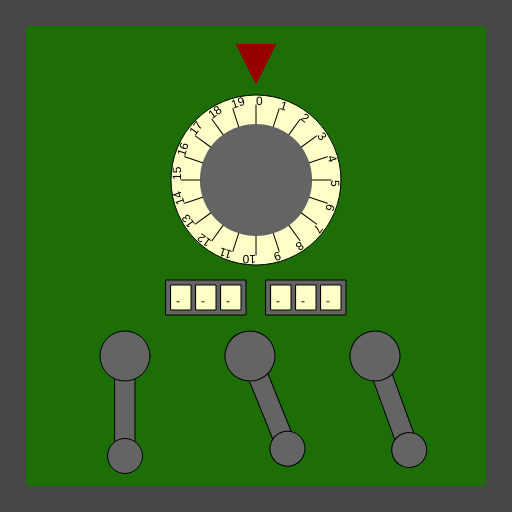
Frame 1 (no input)
Frame 60 (no input): identical to frame 1, image omitted
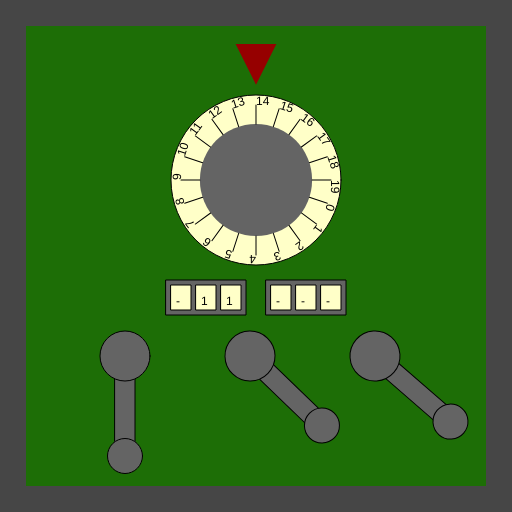
Frame 120 (the mouse pressed at the canvas centre since frame 60)

The p5.js sketch that drew these frames (run headless with seeded random() and noise() and a simulated clock; from frame 60 on, the mouse is pressed at the canvas centre):

// p5.js sketch
// ── sketch.js
/*

Officer: 3337827
CaseNum: 303-3-62932420-3337827

Case 303 - The Case of the Crooked Attorney
Stage 4 - The Courthouse

Torvalds has his final safe in his courthouse chambers. Luckily there is a court case proceeding.
You can sneak into his chambers whilst he makes his closing statement.

Crack the safe by doing the following:

	When the mouse button is pressed:
	- Use the 'random' function to produce random values ranging from 4 to 18.
	- Assign the output to Secret_Storage_Comb_0

	When the mouse button is pressed:
	- Use the 'map' function to scale mouseX to values ranging from 4 to 19.
	- Assign the output to Secret_Storage_Comb_1

	When any key is pressed:
	- Make Secret_Storage_Comb_2 equal to the value of 'key'

	Whilst the mouse is being dragged:
	- Use the 'map' function to scale mouseY to values ranging from 16 to 68.
	- Assign the output to Secret_Storage_Comb_3

	Whilst the mouse is moving:
	- Use the 'map' function to scale mouseY to values ranging from 22 to 70.
	- Assign the output to Secret_Storage_Comb_4

	Whilst the mouse is moving:
	- Use the 'map' function to scale mouseX to values ranging from 20 to 78.
	- Assign the output to Secret_Storage_Comb_5



This time you'll need to create the relevant event handlers yourself.

There are many possible ways of investigating this case, but you
should use ONLY the following commands:

	- The assignment operator aka. the equals sign !
	- mouseX, mouseY
	- key, keyCode
	- random
	- map

*/

//declare the variables

var Secret_Storage_Comb_0;
var Secret_Storage_Comb_1;
var Secret_Storage_Comb_2;
var Secret_Storage_Comb_3;
var Secret_Storage_Comb_4;
var Secret_Storage_Comb_5;


function preload()
{
	//IMAGES WILL BE LOADED HERE

}

function setup()
{
	createCanvas(512,512);

	//initialise the variables
	Secret_Storage_Comb_0 = 0;
	Secret_Storage_Comb_1 = "";
	Secret_Storage_Comb_2 = "";
	Secret_Storage_Comb_3 = 0;
	Secret_Storage_Comb_4 = 0;
	Secret_Storage_Comb_5 = 0;

}

///////////////////EVENT HANDLERS///////////////////

//Create event handlers here to open the safe ...

function mouseMoved()
{
	//console.log("mouseMoved", mouseX, mouseY);
	Secret_Storage_Comb_4 = map(mouseY, 0, height, 22, 70);
	Secret_Storage_Comb_5 = map(mouseX, 0, width, 20, 78);
}

function mouseDragged()
{
	//console.log("mouseDragged", mouseX, mouseY);
	Secret_Storage_Comb_3 = map(mouseY, 0, height, 16, 68);
}

function mousePressed()
{
	//console.log("mousePressed");
	Secret_Storage_Comb_0 = (random(4,18));
	Secret_Storage_Comb_1 = map(mouseX, 0, width, 4, 19);
}

function keyPressed()
{
	//console.log("keyPressed", key);
	Secret_Storage_Comb_2 = key;
	//console.log(key,"\t-\t", keyCode);

}


///////////////DO NOT CHANGE CODE BELOW THIS POINT///////////////////

function draw()
{

	//Draw the safe door
	background(70);
	noStroke();
	fill(29,110,6);
	rect(26,26,width-52,width-52);

	//Draw the combination dial
	push();
	translate(256,180);
	drawDial(170,Secret_Storage_Comb_0,20);
	pop();

	//Draw the spinners
	push();
	translate(206,280);
	drawSpinner(3, Secret_Storage_Comb_1);
	pop();

	push();
	translate(306,280);
	drawSpinner(3, Secret_Storage_Comb_2);
	pop();

	//Draw the levers
	push();
	translate(125,356);
	drawLever(Secret_Storage_Comb_3);
	pop();

	push();
	translate(250,356);
	drawLever(Secret_Storage_Comb_4);
	pop();

	push();
	translate(375,356);
	drawLever(Secret_Storage_Comb_5);
	pop();

}

function drawDial(diameter,num,maxNum)
{
	//the combination lock

	var r = diameter * 0.5;
	var p = r * 0.6;

	stroke(0);
	fill(255,255,200);
	ellipse(0,0,diameter,diameter);
	fill(100);
	noStroke();
	ellipse(0,0,diameter*0.66,diameter*0.66);
	fill(150,0,0);
	triangle(
		-p * 0.4,-r-p,
		p * 0.4,-r-p,
		0,-r-p/5
	);

	noStroke();

	push();
	var inc = 360/maxNum;

	rotate(radians(-num * inc));
	for(var i = 0; i < maxNum; i++)
	{
		push();
		rotate(radians(i * inc));
		stroke(0);
		line(0,-r*0.66,0,-(r-10));
		noStroke();
		fill(0);
		text(i,0,-(r-10));
		pop();
	}

	pop();
}

function drawLever(rot)
{
	push();
	rotate(radians(-rot))
	stroke(0);
	fill(100);
	rect(-10,0,20,100);
	ellipse(0,0,50,50);
	ellipse(0,100,35,35);
	pop();
}

function drawSpinner(numSpinners, val)
{
	var sw = 20;
	var ow = (sw + 5) * numSpinners + 5;
	stroke(0);
	fill(100);
	rect(-ow/2,0,ow,35);
	if(typeof(val) == "number")
	{
		val = floor(val).toString(); //convert to string
	}
	var d = numSpinners - val.length;

	for(var d = numSpinners - val.length; d > 0; d--)
	{
		val = "-" + val;
	}

	for(var i = 0; i < numSpinners; i++)
	{
		stroke(0);
		fill(255,255,200);
		rect(-ow/2 + i * (sw + 5) + 5,5,20,25);
		fill(0);
		noStroke();
		text(val[i],-ow/2 + sw/2 + i * (sw +5),25);
	}

}
